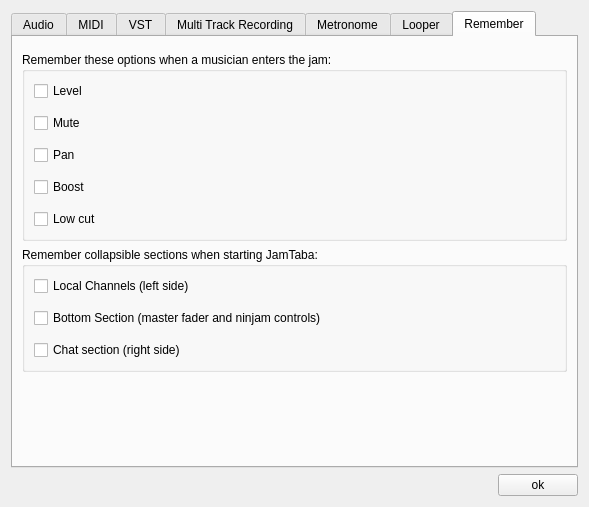
<?xml version="1.0" encoding="UTF-8"?>
<ui version="4.0">
 <class>PreferencesDialog</class>
 <widget class="QDialog" name="PreferencesDialog">
  <property name="geometry">
   <rect>
    <x>0</x>
    <y>0</y>
    <width>589</width>
    <height>507</height>
   </rect>
  </property>
  <property name="windowTitle">
   <string>Preferences ...</string>
  </property>
  <layout class="QVBoxLayout" name="verticalLayout">
   <item>
    <widget class="QTabWidget" name="prefsTab">
     <property name="currentIndex">
      <number>6</number>
     </property>
     <widget class="QWidget" name="tabAudio">
      <attribute name="title">
       <string>Audio</string>
      </attribute>
      <layout class="QVBoxLayout" name="verticalLayout_2" stretch="1,1,1,1,0">
       <property name="spacing">
        <number>20</number>
       </property>
       <item>
        <widget class="QGroupBox" name="audioDeviceGroupBox">
         <property name="sizePolicy">
          <sizepolicy hsizetype="Preferred" vsizetype="Maximum">
           <horstretch>0</horstretch>
           <verstretch>0</verstretch>
          </sizepolicy>
         </property>
         <property name="title">
          <string>Audio Device</string>
         </property>
         <layout class="QHBoxLayout" name="deviceLayout" stretch="0,0">
          <property name="spacing">
           <number>6</number>
          </property>
          <item alignment="Qt::AlignVCenter">
           <widget class="QComboBox" name="comboAudioDevice">
            <property name="sizePolicy">
             <sizepolicy hsizetype="Preferred" vsizetype="Fixed">
              <horstretch>1</horstretch>
              <verstretch>0</verstretch>
             </sizepolicy>
            </property>
           </widget>
          </item>
          <item>
           <widget class="QPushButton" name="buttonControlPanel">
            <property name="sizePolicy">
             <sizepolicy hsizetype="Minimum" vsizetype="Maximum">
              <horstretch>0</horstretch>
              <verstretch>0</verstretch>
             </sizepolicy>
            </property>
            <property name="text">
             <string>ASIO panel ...</string>
            </property>
           </widget>
          </item>
         </layout>
        </widget>
       </item>
       <item>
        <widget class="QGroupBox" name="groupBoxInputs">
         <property name="sizePolicy">
          <sizepolicy hsizetype="Preferred" vsizetype="Maximum">
           <horstretch>0</horstretch>
           <verstretch>0</verstretch>
          </sizepolicy>
         </property>
         <property name="title">
          <string>Inputs</string>
         </property>
         <property name="flat">
          <bool>false</bool>
         </property>
         <layout class="QVBoxLayout" name="verticalLayout_4">
          <item>
           <layout class="QFormLayout" name="formLayout_4">
            <item row="0" column="0">
             <widget class="QLabel" name="firstInputLabel_2">
              <property name="text">
               <string>First</string>
              </property>
             </widget>
            </item>
            <item row="0" column="1">
             <widget class="QComboBox" name="comboFirstInput"/>
            </item>
            <item row="1" column="0">
             <widget class="QLabel" name="lastInputLabel_2">
              <property name="text">
               <string>Last</string>
              </property>
             </widget>
            </item>
            <item row="1" column="1">
             <widget class="QComboBox" name="comboLastInput"/>
            </item>
           </layout>
          </item>
         </layout>
        </widget>
       </item>
       <item>
        <widget class="QGroupBox" name="groupBoxOutputs">
         <property name="sizePolicy">
          <sizepolicy hsizetype="Preferred" vsizetype="Maximum">
           <horstretch>0</horstretch>
           <verstretch>0</verstretch>
          </sizepolicy>
         </property>
         <property name="title">
          <string>Outputs</string>
         </property>
         <layout class="QVBoxLayout" name="verticalLayout_5">
          <item>
           <layout class="QFormLayout" name="formLayout_3">
            <item row="0" column="0">
             <widget class="QLabel" name="firstOutputLabel_2">
              <property name="text">
               <string>First</string>
              </property>
             </widget>
            </item>
            <item row="0" column="1">
             <widget class="QComboBox" name="comboFirstOutput"/>
            </item>
            <item row="1" column="0">
             <widget class="QLabel" name="lastOutputLabel_2">
              <property name="text">
               <string>Last</string>
              </property>
             </widget>
            </item>
            <item row="1" column="1">
             <widget class="QComboBox" name="comboLastOutput"/>
            </item>
           </layout>
          </item>
         </layout>
        </widget>
       </item>
       <item>
        <layout class="QFormLayout" name="formLayout">
         <property name="verticalSpacing">
          <number>6</number>
         </property>
         <property name="leftMargin">
          <number>12</number>
         </property>
         <property name="rightMargin">
          <number>12</number>
         </property>
         <item row="0" column="0">
          <widget class="QLabel" name="bufferSizeLabel">
           <property name="sizePolicy">
            <sizepolicy hsizetype="Preferred" vsizetype="Maximum">
             <horstretch>0</horstretch>
             <verstretch>0</verstretch>
            </sizepolicy>
           </property>
           <property name="text">
            <string>Buffer size:</string>
           </property>
          </widget>
         </item>
         <item row="0" column="1">
          <widget class="QComboBox" name="comboBufferSize">
           <property name="sizePolicy">
            <sizepolicy hsizetype="Preferred" vsizetype="Maximum">
             <horstretch>0</horstretch>
             <verstretch>0</verstretch>
            </sizepolicy>
           </property>
          </widget>
         </item>
         <item row="1" column="0">
          <widget class="QLabel" name="sampleRateLabel">
           <property name="sizePolicy">
            <sizepolicy hsizetype="Preferred" vsizetype="Maximum">
             <horstretch>0</horstretch>
             <verstretch>0</verstretch>
            </sizepolicy>
           </property>
           <property name="text">
            <string>Sample rate:</string>
           </property>
          </widget>
         </item>
         <item row="1" column="1">
          <widget class="QComboBox" name="comboSampleRate">
           <property name="sizePolicy">
            <sizepolicy hsizetype="Preferred" vsizetype="Maximum">
             <horstretch>0</horstretch>
             <verstretch>0</verstretch>
            </sizepolicy>
           </property>
          </widget>
         </item>
         <item row="2" column="0">
          <widget class="QLabel" name="labelEncoderQuality">
           <property name="sizePolicy">
            <sizepolicy hsizetype="Preferred" vsizetype="Maximum">
             <horstretch>0</horstretch>
             <verstretch>0</verstretch>
            </sizepolicy>
           </property>
           <property name="text">
            <string>Encoder quality:</string>
           </property>
          </widget>
         </item>
         <item row="2" column="1">
          <widget class="QComboBox" name="comboBoxEncoderQuality">
           <property name="sizePolicy">
            <sizepolicy hsizetype="Preferred" vsizetype="Maximum">
             <horstretch>0</horstretch>
             <verstretch>0</verstretch>
            </sizepolicy>
           </property>
          </widget>
         </item>
        </layout>
       </item>
       <item>
        <spacer name="verticalSpacer_4">
         <property name="orientation">
          <enum>Qt::Vertical</enum>
         </property>
         <property name="sizeType">
          <enum>QSizePolicy::MinimumExpanding</enum>
         </property>
         <property name="sizeHint" stdset="0">
          <size>
           <width>0</width>
           <height>20</height>
          </size>
         </property>
        </spacer>
       </item>
      </layout>
     </widget>
     <widget class="QWidget" name="tabMidi">
      <attribute name="title">
       <string>MIDI</string>
      </attribute>
      <layout class="QVBoxLayout" name="verticalLayout_7">
       <item>
        <widget class="QLabel" name="midiTabMessage">
         <property name="sizePolicy">
          <sizepolicy hsizetype="Minimum" vsizetype="Fixed">
           <horstretch>0</horstretch>
           <verstretch>0</verstretch>
          </sizepolicy>
         </property>
         <property name="text">
          <string>Enable/disable your midi input devices:</string>
         </property>
        </widget>
       </item>
       <item>
        <spacer name="verticalSpacer">
         <property name="orientation">
          <enum>Qt::Vertical</enum>
         </property>
         <property name="sizeType">
          <enum>QSizePolicy::Fixed</enum>
         </property>
         <property name="sizeHint" stdset="0">
          <size>
           <width>20</width>
           <height>20</height>
          </size>
         </property>
        </spacer>
       </item>
       <item>
        <widget class="QWidget" name="midiContentPanel" native="true">
         <layout class="QVBoxLayout" name="verticalLayoutMidiTab">
          <property name="leftMargin">
           <number>0</number>
          </property>
          <property name="topMargin">
           <number>0</number>
          </property>
          <property name="rightMargin">
           <number>0</number>
          </property>
          <property name="bottomMargin">
           <number>0</number>
          </property>
         </layout>
        </widget>
       </item>
      </layout>
     </widget>
     <widget class="QWidget" name="tabVST">
      <property name="styleSheet">
       <string notr="true"/>
      </property>
      <attribute name="title">
       <string>VST</string>
      </attribute>
      <layout class="QGridLayout" name="gridLayout_3" rowstretch="0,0">
       <item row="1" column="0">
        <widget class="QGroupBox" name="groupBoxVst">
         <property name="title">
          <string>Vst(i)s loaded</string>
         </property>
         <layout class="QVBoxLayout" name="verticalLayout_6">
          <item>
           <widget class="QPlainTextEdit" name="vstListWidget">
            <property name="undoRedoEnabled">
             <bool>false</bool>
            </property>
            <property name="readOnly">
             <bool>true</bool>
            </property>
            <property name="placeholderText">
             <string notr="true"/>
            </property>
           </widget>
          </item>
          <item>
           <layout class="QHBoxLayout" name="buttonsLayout">
            <item>
             <widget class="QPushButton" name="buttonVstRefresh">
              <property name="toolTip">
               <string>Scan only new plugins</string>
              </property>
              <property name="text">
               <string>Refresh</string>
              </property>
             </widget>
            </item>
            <item>
             <widget class="QPushButton" name="buttonClearVstAndScan">
              <property name="toolTip">
               <string>Clear plugins cache and scan all plugin folders</string>
              </property>
              <property name="text">
               <string>Clear and Scan</string>
              </property>
             </widget>
            </item>
            <item>
             <widget class="QPushButton" name="buttonAddVstToBlackList">
              <property name="text">
               <string>Add to black List</string>
              </property>
             </widget>
            </item>
            <item>
             <widget class="QPushButton" name="buttonRemoveVstFromBlackList">
              <property name="text">
               <string>Remove from blackList</string>
              </property>
             </widget>
            </item>
           </layout>
          </item>
          <item>
           <widget class="QPlainTextEdit" name="blackListWidget">
            <property name="sizePolicy">
             <sizepolicy hsizetype="Expanding" vsizetype="Fixed">
              <horstretch>0</horstretch>
              <verstretch>0</verstretch>
             </sizepolicy>
            </property>
            <property name="maximumSize">
             <size>
              <width>16777215</width>
              <height>70</height>
             </size>
            </property>
           </widget>
          </item>
         </layout>
        </widget>
       </item>
       <item row="0" column="0">
        <widget class="QGroupBox" name="groupBoxPaths">
         <property name="sizePolicy">
          <sizepolicy hsizetype="MinimumExpanding" vsizetype="Maximum">
           <horstretch>0</horstretch>
           <verstretch>0</verstretch>
          </sizepolicy>
         </property>
         <property name="maximumSize">
          <size>
           <width>16777215</width>
           <height>120</height>
          </size>
         </property>
         <property name="styleSheet">
          <string notr="true"/>
         </property>
         <property name="title">
          <string>Plugin Paths:</string>
         </property>
         <layout class="QHBoxLayout" name="horizontalLayout">
          <property name="spacing">
           <number>9</number>
          </property>
          <property name="leftMargin">
           <number>9</number>
          </property>
          <property name="topMargin">
           <number>9</number>
          </property>
          <property name="rightMargin">
           <number>9</number>
          </property>
          <property name="bottomMargin">
           <number>3</number>
          </property>
          <item alignment="Qt::AlignTop">
           <widget class="QPushButton" name="buttonAddVstScanFolder">
            <property name="sizePolicy">
             <sizepolicy hsizetype="Minimum" vsizetype="MinimumExpanding">
              <horstretch>0</horstretch>
              <verstretch>0</verstretch>
             </sizepolicy>
            </property>
            <property name="toolTip">
             <string>Add a new folder to scan ...</string>
            </property>
            <property name="text">
             <string/>
            </property>
           </widget>
          </item>
          <item alignment="Qt::AlignTop">
           <widget class="QScrollArea" name="scrollArea">
            <property name="sizePolicy">
             <sizepolicy hsizetype="Expanding" vsizetype="Expanding">
              <horstretch>0</horstretch>
              <verstretch>0</verstretch>
             </sizepolicy>
            </property>
            <property name="minimumSize">
             <size>
              <width>0</width>
              <height>50</height>
             </size>
            </property>
            <property name="widgetResizable">
             <bool>true</bool>
            </property>
            <widget class="QWidget" name="panelScanFolders">
             <property name="geometry">
              <rect>
               <x>0</x>
               <y>0</y>
               <width>484</width>
               <height>45</height>
              </rect>
             </property>
             <property name="sizePolicy">
              <sizepolicy hsizetype="Preferred" vsizetype="Maximum">
               <horstretch>0</horstretch>
               <verstretch>0</verstretch>
              </sizepolicy>
             </property>
             <property name="minimumSize">
              <size>
               <width>0</width>
               <height>45</height>
              </size>
             </property>
             <layout class="QVBoxLayout" name="verticalLayout_10">
              <property name="spacing">
               <number>0</number>
              </property>
              <property name="leftMargin">
               <number>6</number>
              </property>
              <property name="topMargin">
               <number>0</number>
              </property>
              <property name="rightMargin">
               <number>6</number>
              </property>
              <property name="bottomMargin">
               <number>3</number>
              </property>
             </layout>
            </widget>
           </widget>
          </item>
         </layout>
        </widget>
       </item>
      </layout>
     </widget>
     <widget class="QWidget" name="tabRecording">
      <attribute name="title">
       <string>Multi Track Recording</string>
      </attribute>
      <layout class="QGridLayout" name="gridLayout_2">
       <property name="verticalSpacing">
        <number>18</number>
       </property>
       <item row="3" column="1">
        <widget class="QLineEdit" name="recordPathLineEdit">
         <property name="enabled">
          <bool>true</bool>
         </property>
        </widget>
       </item>
       <item row="3" column="2">
        <widget class="QPushButton" name="browseRecPathButton">
         <property name="text">
          <string>browse ...</string>
         </property>
        </widget>
       </item>
       <item row="4" column="1">
        <spacer name="verticalSpacer_3">
         <property name="orientation">
          <enum>Qt::Vertical</enum>
         </property>
         <property name="sizeHint" stdset="0">
          <size>
           <width>20</width>
           <height>40</height>
          </size>
         </property>
        </spacer>
       </item>
       <item row="0" column="0" colspan="3">
        <widget class="QCheckBox" name="recordingCheckBox">
         <property name="text">
          <string>Save multi tracks </string>
         </property>
        </widget>
       </item>
       <item row="3" column="0">
        <widget class="QLabel" name="label">
         <property name="text">
          <string>Record path:</string>
         </property>
        </widget>
       </item>
       <item row="2" column="0" colspan="3">
        <layout class="QVBoxLayout" name="layoutRecorders">
         <property name="leftMargin">
          <number>26</number>
         </property>
        </layout>
       </item>
      </layout>
     </widget>
     <widget class="QWidget" name="tabMetronome">
      <attribute name="title">
       <string>Metronome</string>
      </attribute>
      <layout class="QVBoxLayout" name="verticalLayout_3">
       <property name="spacing">
        <number>32</number>
       </property>
       <item>
        <widget class="QGroupBox" name="groupBoxBuiltInMetronomes">
         <property name="title">
          <string>Built-in metronomes:</string>
         </property>
         <property name="checkable">
          <bool>true</bool>
         </property>
         <layout class="QHBoxLayout" name="horizontalLayout_2">
          <item>
           <widget class="QComboBox" name="comboBuiltInMetronomes"/>
          </item>
         </layout>
        </widget>
       </item>
       <item alignment="Qt::AlignTop">
        <widget class="QGroupBox" name="groupBoxCustomMetronome">
         <property name="sizePolicy">
          <sizepolicy hsizetype="Preferred" vsizetype="Expanding">
           <horstretch>0</horstretch>
           <verstretch>0</verstretch>
          </sizepolicy>
         </property>
         <property name="title">
          <string>Custom Metronome Sounds</string>
         </property>
         <property name="flat">
          <bool>false</bool>
         </property>
         <property name="checkable">
          <bool>true</bool>
         </property>
         <property name="checked">
          <bool>true</bool>
         </property>
         <layout class="QGridLayout" name="gridLayout">
          <item row="0" column="3">
           <widget class="QPushButton" name="browsePrimaryBeatButton">
            <property name="enabled">
             <bool>true</bool>
            </property>
            <property name="text">
             <string>Browse ...</string>
            </property>
            <property name="autoDefault">
             <bool>false</bool>
            </property>
           </widget>
          </item>
          <item row="3" column="2">
           <widget class="QLineEdit" name="textFieldOffBeat"/>
          </item>
          <item row="3" column="3">
           <widget class="QPushButton" name="browseOffBeatButton">
            <property name="text">
             <string>Browse ...</string>
            </property>
            <property name="autoDefault">
             <bool>false</bool>
            </property>
           </widget>
          </item>
          <item row="3" column="0">
           <widget class="QLabel" name="labelSecondaryBeat">
            <property name="text">
             <string>Off Beat:</string>
            </property>
            <property name="alignment">
             <set>Qt::AlignRight|Qt::AlignTrailing|Qt::AlignVCenter</set>
            </property>
           </widget>
          </item>
          <item row="6" column="2">
           <widget class="QLabel" name="label16BitWarning">
            <property name="text">
             <string>Use 16 bit audio files!</string>
            </property>
            <property name="alignment">
             <set>Qt::AlignCenter</set>
            </property>
           </widget>
          </item>
          <item row="0" column="2">
           <widget class="QLineEdit" name="textFieldPrimaryBeat"/>
          </item>
          <item row="0" column="0">
           <widget class="QLabel" name="labelPrimaryBeat">
            <property name="text">
             <string>Primary Beat:</string>
            </property>
            <property name="alignment">
             <set>Qt::AlignRight|Qt::AlignTrailing|Qt::AlignVCenter</set>
            </property>
           </widget>
          </item>
          <item row="5" column="2">
           <widget class="QLineEdit" name="textFieldAccentBeat"/>
          </item>
          <item row="5" column="0">
           <widget class="QLabel" name="labelAccentBeat">
            <property name="text">
             <string>Accent Beat:</string>
            </property>
            <property name="alignment">
             <set>Qt::AlignRight|Qt::AlignTrailing|Qt::AlignVCenter</set>
            </property>
           </widget>
          </item>
          <item row="5" column="3">
           <widget class="QPushButton" name="browseAccentBeatButton">
            <property name="text">
             <string>Browse ...</string>
            </property>
            <property name="autoDefault">
             <bool>false</bool>
            </property>
           </widget>
          </item>
         </layout>
        </widget>
       </item>
       <item>
        <spacer name="verticalSpacer_2">
         <property name="orientation">
          <enum>Qt::Vertical</enum>
         </property>
         <property name="sizeHint" stdset="0">
          <size>
           <width>20</width>
           <height>40</height>
          </size>
         </property>
        </spacer>
       </item>
      </layout>
     </widget>
     <widget class="QWidget" name="tabLooper">
      <attribute name="title">
       <string>Looper</string>
      </attribute>
      <layout class="QVBoxLayout" name="verticalLayout_8">
       <property name="spacing">
        <number>20</number>
       </property>
       <item>
        <widget class="QGroupBox" name="groupBox">
         <property name="title">
          <string>Save loop layers as ...</string>
         </property>
         <layout class="QVBoxLayout" name="verticalLayout_9">
          <item>
           <widget class="QRadioButton" name="radioButtonLooperOggEncoding">
            <property name="text">
             <string>Ogg files (use less disk space)</string>
            </property>
            <attribute name="buttonGroup">
             <string notr="true">buttonGroup_2</string>
            </attribute>
           </widget>
          </item>
          <item>
           <layout class="QHBoxLayout" name="waveFileLayout">
            <item>
             <widget class="QRadioButton" name="radioButtonWaveFile">
              <property name="text">
               <string>Wave files</string>
              </property>
              <attribute name="buttonGroup">
               <string notr="true">buttonGroup_2</string>
              </attribute>
             </widget>
            </item>
            <item>
             <spacer name="horizontalSpacer_2">
              <property name="orientation">
               <enum>Qt::Horizontal</enum>
              </property>
              <property name="sizeType">
               <enum>QSizePolicy::Fixed</enum>
              </property>
              <property name="sizeHint" stdset="0">
               <size>
                <width>16</width>
                <height>20</height>
               </size>
              </property>
             </spacer>
            </item>
            <item>
             <widget class="QLabel" name="labelBitRate">
              <property name="text">
               <string>Bit depth:</string>
              </property>
             </widget>
            </item>
            <item>
             <widget class="QComboBox" name="comboBoxBitRate">
              <property name="sizePolicy">
               <sizepolicy hsizetype="Maximum" vsizetype="Fixed">
                <horstretch>0</horstretch>
                <verstretch>0</verstretch>
               </sizepolicy>
              </property>
             </widget>
            </item>
            <item>
             <spacer name="horizontalSpacer">
              <property name="orientation">
               <enum>Qt::Horizontal</enum>
              </property>
              <property name="sizeHint" stdset="0">
               <size>
                <width>40</width>
                <height>20</height>
               </size>
              </property>
             </spacer>
            </item>
           </layout>
          </item>
         </layout>
        </widget>
       </item>
       <item>
        <widget class="QGroupBox" name="groupBox_2">
         <property name="title">
          <string>Loops folder</string>
         </property>
         <layout class="QHBoxLayout" name="horizontalLayout_3">
          <item>
           <widget class="QLineEdit" name="lineEditLoopsFolder">
            <property name="sizePolicy">
             <sizepolicy hsizetype="Expanding" vsizetype="Fixed">
              <horstretch>1</horstretch>
              <verstretch>0</verstretch>
             </sizepolicy>
            </property>
           </widget>
          </item>
          <item>
           <widget class="QPushButton" name="loopsFolderBrowseButton">
            <property name="sizePolicy">
             <sizepolicy hsizetype="Maximum" vsizetype="Fixed">
              <horstretch>0</horstretch>
              <verstretch>0</verstretch>
             </sizepolicy>
            </property>
            <property name="text">
             <string>browse ...</string>
            </property>
           </widget>
          </item>
         </layout>
        </widget>
       </item>
       <item>
        <spacer name="verticalSpacer_5">
         <property name="orientation">
          <enum>Qt::Vertical</enum>
         </property>
         <property name="sizeHint" stdset="0">
          <size>
           <width>20</width>
           <height>40</height>
          </size>
         </property>
        </spacer>
       </item>
      </layout>
     </widget>
     <widget class="QWidget" name="tabRemember">
      <attribute name="title">
       <string>Remember</string>
      </attribute>
      <layout class="QVBoxLayout" name="verticalLayout_11">
       <item>
        <spacer name="verticalSpacer_8">
         <property name="orientation">
          <enum>Qt::Vertical</enum>
         </property>
         <property name="sizeType">
          <enum>QSizePolicy::Fixed</enum>
         </property>
         <property name="sizeHint" stdset="0">
          <size>
           <width>20</width>
           <height>6</height>
          </size>
         </property>
        </spacer>
       </item>
       <item>
        <widget class="QGroupBox" name="groupBox_3">
         <property name="title">
          <string>Remember these options when a musician enters the jam:</string>
         </property>
         <layout class="QVBoxLayout" name="verticalLayout_12">
          <property name="spacing">
           <number>12</number>
          </property>
          <item>
           <widget class="QCheckBox" name="checkBoxRememberLevel">
            <property name="toolTip">
             <string>The user channel level</string>
            </property>
            <property name="text">
             <string>Level</string>
            </property>
           </widget>
          </item>
          <item>
           <widget class="QCheckBox" name="checkBoxRememberMute">
            <property name="toolTip">
             <string>The user channel mute status</string>
            </property>
            <property name="text">
             <string>Mute</string>
            </property>
           </widget>
          </item>
          <item>
           <widget class="QCheckBox" name="checkBoxRememberPan">
            <property name="toolTip">
             <string>The user channel pan</string>
            </property>
            <property name="text">
             <string>Pan</string>
            </property>
           </widget>
          </item>
          <item>
           <widget class="QCheckBox" name="checkBoxRememberBoost">
            <property name="toolTip">
             <string>The user channel boost</string>
            </property>
            <property name="text">
             <string>Boost</string>
            </property>
           </widget>
          </item>
          <item>
           <widget class="QCheckBox" name="checkBoxRememberLowCut">
            <property name="toolTip">
             <string>The user channel low cut button status</string>
            </property>
            <property name="text">
             <string>Low cut</string>
            </property>
           </widget>
          </item>
         </layout>
        </widget>
       </item>
       <item>
        <widget class="QGroupBox" name="groupBox_4">
         <property name="title">
          <string>Remember collapsible sections when starting JamTaba:</string>
         </property>
         <layout class="QVBoxLayout" name="verticalLayout_13">
          <property name="spacing">
           <number>12</number>
          </property>
          <item>
           <widget class="QCheckBox" name="checkBoxRememberLocalChannels">
            <property name="text">
             <string>Local Channels (left side)</string>
            </property>
           </widget>
          </item>
          <item>
           <widget class="QCheckBox" name="checkBoxRememberBottomSection">
            <property name="text">
             <string>Bottom Section (master fader and ninjam controls)</string>
            </property>
           </widget>
          </item>
          <item>
           <widget class="QCheckBox" name="checkBoxRememberChatSection">
            <property name="text">
             <string>Chat section (right side)</string>
            </property>
           </widget>
          </item>
         </layout>
        </widget>
       </item>
       <item>
        <spacer name="verticalSpacer_6">
         <property name="orientation">
          <enum>Qt::Vertical</enum>
         </property>
         <property name="sizeType">
          <enum>QSizePolicy::MinimumExpanding</enum>
         </property>
         <property name="sizeHint" stdset="0">
          <size>
           <width>20</width>
           <height>40</height>
          </size>
         </property>
        </spacer>
       </item>
      </layout>
     </widget>
    </widget>
   </item>
   <item>
    <layout class="QHBoxLayout" name="bottomLayout">
     <item>
      <widget class="QLabel" name="labelVstScanStatus">
       <property name="sizePolicy">
        <sizepolicy hsizetype="Ignored" vsizetype="Preferred">
         <horstretch>1</horstretch>
         <verstretch>0</verstretch>
        </sizepolicy>
       </property>
       <property name="text">
        <string/>
       </property>
       <property name="wordWrap">
        <bool>false</bool>
       </property>
      </widget>
     </item>
     <item>
      <widget class="QPushButton" name="okButton">
       <property name="sizePolicy">
        <sizepolicy hsizetype="Preferred" vsizetype="Fixed">
         <horstretch>0</horstretch>
         <verstretch>0</verstretch>
        </sizepolicy>
       </property>
       <property name="layoutDirection">
        <enum>Qt::LeftToRight</enum>
       </property>
       <property name="autoFillBackground">
        <bool>false</bool>
       </property>
       <property name="text">
        <string>ok</string>
       </property>
       <property name="default">
        <bool>false</bool>
       </property>
       <property name="flat">
        <bool>false</bool>
       </property>
      </widget>
     </item>
    </layout>
   </item>
  </layout>
 </widget>
 <resources/>
 <connections/>
 <buttongroups>
  <buttongroup name="buttonGroup_2"/>
 </buttongroups>
</ui>
